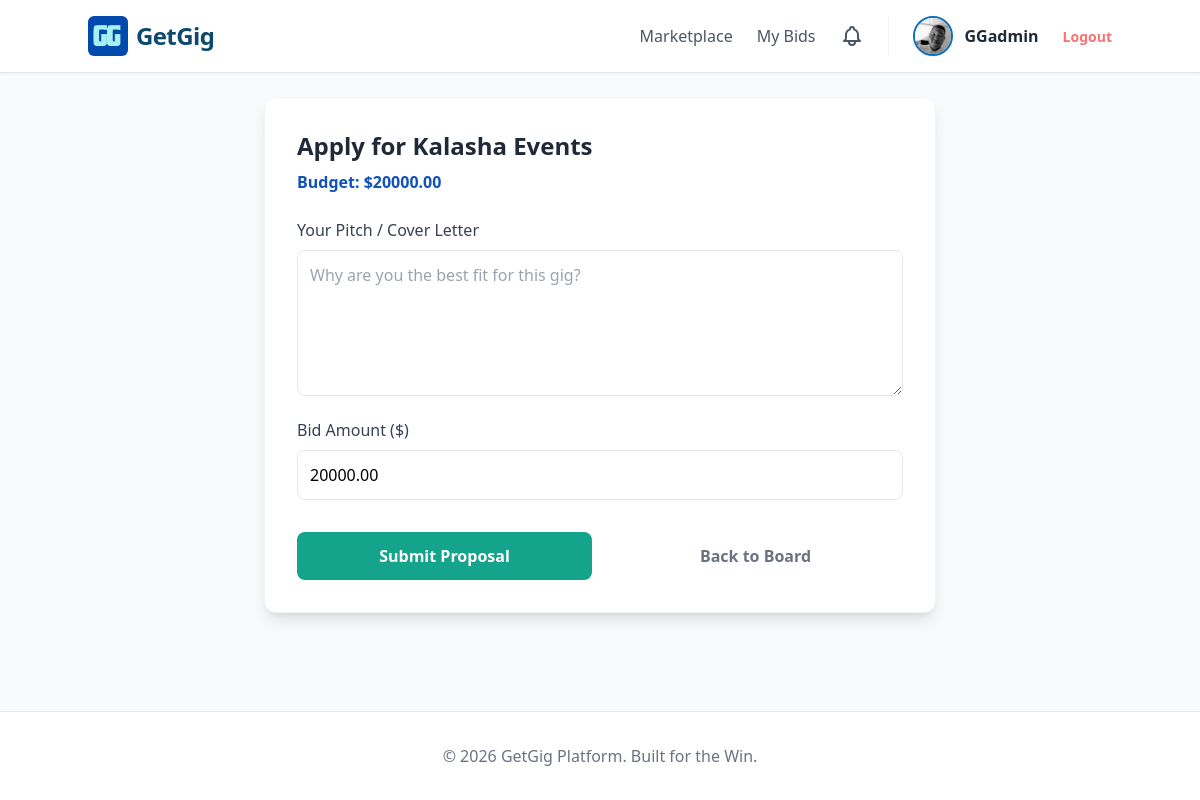
Screenshot of /projects/apply/10/ (signed in) with the database file from the repository.
### users/models.py (models this page shows, shortened)
class CustomUser(AbstractUser):
    USER_TYPE_CHOICES = (
        ('client', 'Client'),
        ('freelancer', 'Freelancer'),
    )
    user_type = models.CharField(max_length=10, choices=USER_TYPE_CHOICES, default='freelancer')
    profile_image = models.ImageField(upload_to='profiles/', default='profiles/default.png')
    bio = models.TextField(blank=True)
    profile_image = models.ImageField(upload_to='profiles/', blank=True, null=True)
    company_name = models.CharField(max_length=100, blank=True)
    skills = models.CharField(max_length=255, blank=True)

### projects/models.py (models this page shows, shortened)
class Project(models.Model):
    client = models.ForeignKey(settings.AUTH_USER_MODEL, on_delete=models.CASCADE, related_name='projects')
    title = models.CharField(max_length=200)
    description = models.TextField()
    budget = models.DecimalField(max_digits=10, decimal_places=2)
    deadline = models.DateField()
    created_at = models.DateTimeField(auto_now_add=True)
    image = models.ImageField(upload_to='project_images/', blank=True, null=True)

### projects/views.py (the view)
# urls.py: path('apply/<int:project_id>/', views.apply_to_project, name='apply_to_project'),
@login_required
def apply_to_project(request, project_id):
    project = get_object_or_404(Project, id=project_id)
    if request.user.user_type != 'freelancer':
        return redirect('projects:client_dashboard')
    if Application.objects.filter(project=project, freelancer=request.user).exists():
        return redirect('projects:freelancer_dashboard')
    if request.method == 'POST':
        form = ApplicationForm(request.POST)
        if form.is_valid():
            application = form.save(commit=False)
            application.project = project
            application.freelancer = request.user
            application.save()
            Notification.objects.create(
                user=project.client, # The client
                message=f"New application from {request.user.username} for your project: '{project.title}'."
            )
            return redirect('projects:freelancer_dashboard')
    else:
        form = ApplicationForm()
    return render(request, 'freelancers/apply.html', {'form': form, 'project': project})

### projects/forms.py
class ApplicationForm(forms.ModelForm):
    class Meta:
        model = Application
        fields = ['cover_letter', 'bid_amount']

### templates/freelancers/apply.html (shortened to what this page needs)
{% extends 'base.html' %}
{% block content %}
<div class="max-w-2xl mx-auto">
    <div class="bg-white p-8 rounded-xl shadow-lg border border-gray-100">
        <h2 class="text-2xl font-bold text-gray-800 mb-2">Apply for {{ project.title }}</h2>
        <p class="text-ocean font-semibold mb-6">Budget: ${{ project.budget }}</p>
        <form method="post" class="space-y-4">
            <div>
                <label class="block text-gray-700 font-medium mb-2">Your Pitch / Cover Letter</label>
                <textarea name="cover_letter" rows="5" class="w-full p-3 border rounded-lg focus:ring-2 focus:ring-mint outline-none" placeholder="Why are you the best fit for this gig?"></textarea>
            </div>
            <div>
                <label class="block text-gray-700 font-medium mb-2">Bid Amount ($)</label>
                <input type="number" name="bid_amount" value="{{ project.budget }}" class="w-full p-3 border rounded-lg focus:ring-2 focus:ring-mint outline-none">
            </div>
            <div class="flex space-x-4 pt-4">
                <button type="submit" class="flex-1 bg-[#14A38B] text-white py-3 rounded-lg font-bold hover:bg-teal-600 transition">
                    Submit Proposal
                </button>
                <a href="{% url 'projects:freelancer_dashboard' %}" class="flex-1 text-center py-3 text-gray-500 hover:text-gray-800 font-semibold">
                    Back to Board
                </a>
            </div>
        </form>
    </div>
</div>
{% endblock %}

### templates/base.html (shortened to what this page needs)
{% load static %}
{% load pwa %}
<!DOCTYPE html>
<html lang="en">
<head>
    <script src="https://cdn.tailwindcss.com"></script>
</head>
<body class="bg-slate-50 min-h-screen flex flex-col">
    <nav class="bg-white border-b border-gray-200 p-4 shadow-sm">
        <div class="container mx-auto flex justify-between items-center">
            <a href="/" class="flex items-center space-x-2">
                <img src="{% static 'images/logo.jpg' %}" alt="GetGig Logo" class="h-10 w-auto rounded-md">
                <span class="text-2xl font-bold text-[#0c4a6e] tracking-tight">GetGig</span>
            </a>
            <div class="flex items-center space-x-6 font-medium text-gray-600">
                {% if user.is_authenticated %}
                    {% if user.user_type == 'freelancer' %}
                        <a href="{% url 'projects:freelancer_dashboard' %}" class="hover:text-mint">Marketplace</a>
                        <a href="{% url 'projects:my_bids' %}" class="hover:text-mint">My Bids</a>
                    {% else %}
                        <a href="{% url 'projects:client_dashboard' %}" class="hover:text-mint">Dashboard</a>
                        <a href="{% url 'projects:create_project' %}" class="hover:text-ocean">Post Gig</a>
                    {% endif %}
                    <a href="{% url 'users:notifications' %}" class="text-gray-600 hover:text-blue-600 relative">
                    </a>
                    <a href="{% url 'users:edit_profile' %}" class="flex items-center space-x-3 group border-l pl-6 border-gray-100">
                        {% if user.profile_image %}
                            <img src="{{ user.profile_image.url }}" class="w-10 h-10 rounded-full object-cover border-2 border-[#0C6FBD] group-hover:border-mint transition shadow-sm">
                        {% else %}
                            <div class="w-10 h-10 rounded-full bg-[#0C6FBD] text-white flex items-center justify-center font-bold shadow-sm group-hover:bg-blue-700 transition">
                                {{ user.username|first|upper }}
                            </div>
                        {% endif %}
                        <span class="font-bold text-gray-800 hidden md:inline">{{ user.username }}</span>
                    </a>
                    <form action="{% url 'logout' %}" method="post" class="inline">
                        <button type="submit" class="text-sm font-bold text-red-400 hover:text-red-600 transition">Logout</button>
                    </form>
                {% else %}
                    <a href="{% url 'login' %}" class="hover:text-ocean">Login</a>
                    <a href="{% url 'users:register' %}" class="bg-[#0F52BA] hover:bg-blue-700 text-white px-6 py-2 rounded-lg transition shadow-md">
                        Get Started
                    </a>
                {% endif %}
            </div>
        </div>
    </nav>
    <div class="container mx-auto p-6 flex-grow">
        {% block content %}{% endblock %}
    </div>
    <footer class="bg-white border-t border-gray-200 p-8 text-center text-gray-500">
        &copy; 2026 GetGig Platform. Built for the Win.
    </footer>
</body>
</html>

### rows the page displays
CustomUser: profile_image (picture), username "GGadmin"
Project: title "Kalasha Events", budget "20000.00", bid_amount "20000.00"
